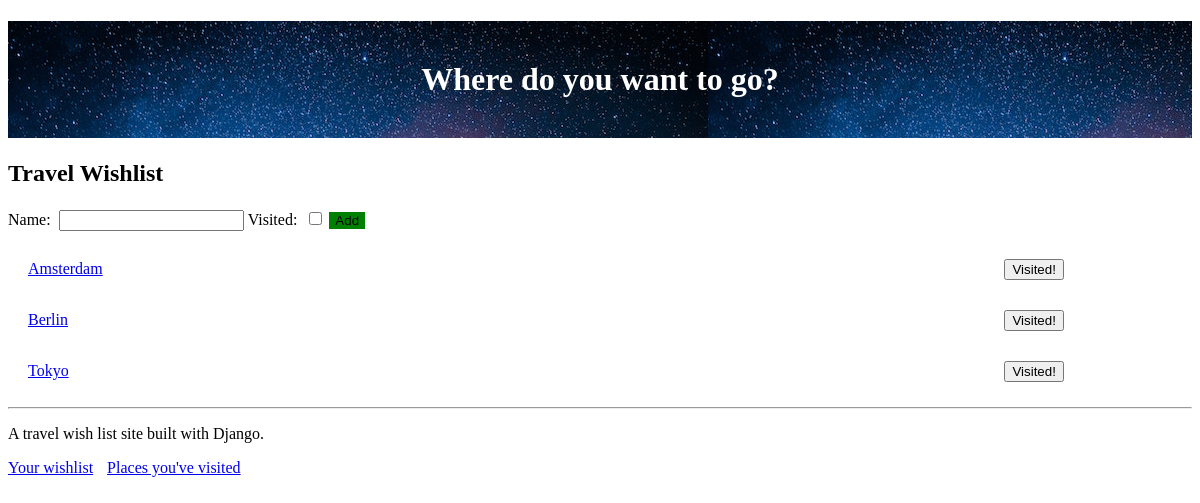
Before: / (signed in) with the older database file.
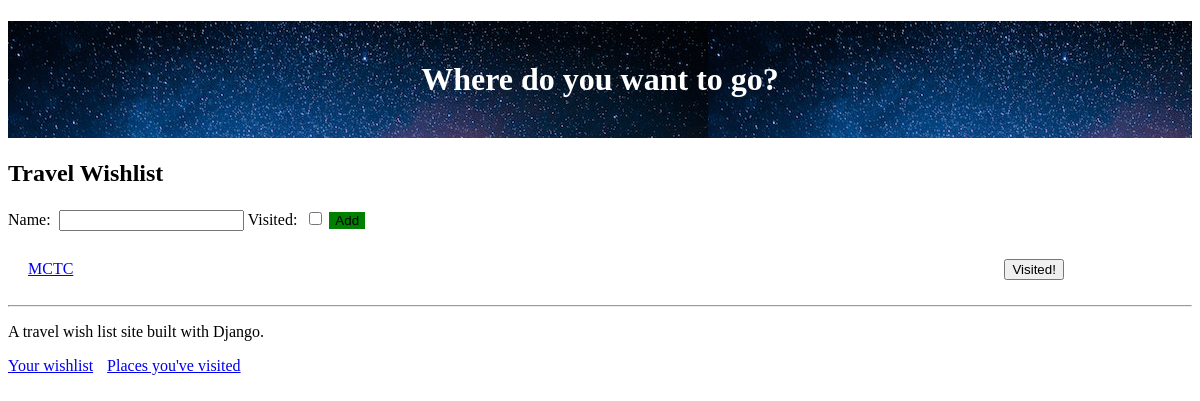
After: the same page with the newer database file.
### travel_wishlist/models.py (models this page shows, shortened)
class Place(models.Model):
    user = models.ForeignKey('auth.User', null=False, on_delete=models.CASCADE)
    name = models.CharField(max_length=200)
    visited = models.BooleanField(default=False)
    notes = models.TextField(blank=True, null=True)
    date_visited = models.DateField(blank=True, null=True)
    photo = models.ImageField(upload_to='user_images/', blank=True, null=True)

### travel_wishlist/views.py (the view, shortened to what this page needs)
# urls.py: path('', views.place_list, name='place_list'),
@login_required
def place_list(request):
    ''' If not a POST, or the form is not valid, render the page
    with the form to add a new place, and list the places'''
    places = Place.objects.filter(user=request.user).filter(visited=False).order_by('name')
    new_place_form = NewPlaceForm()
    return render(request, 'travel_wishlist/wishlist.html', {'places': places, 'new_place_form': new_place_form})

### travel_wishlist/forms.py
class NewPlaceForm(forms.ModelForm):
    class Meta:
        model = Place
        fields = ('name', 'visited')

### travel_wishlist/templates/travel_wishlist/wishlist.html (shortened to what this page needs)
{% extends 'travel_wishlist/base.html' %}
{% block content %}
<h2>Travel Wishlist</h2>
<form method="POST" action="{% url 'place_list' %}">
    {{new_place_form}}
    <button id="add-new-place" type="submit">Add</button>
</form>
{% for place in places %}
<div class="wishlist-place">
    <span id="place-name-{{ place.pk }}" class="place-name">
        <a href="{% url 'place_details' place_pk=place.pk %}"> {{ place.name }}</a>
    </span>
    <form class="visited-form" method="POST" action="{% url 'place_was_visited' place.pk %}">
        <button id="visited-button-{{ place.pk }}" type="submit">Visited!</button>
    </form>
</div>
{% empty %}
<P>You have no places in your wishlist</P>
{% endfor %}
{% endblock %}

Changed rows visible on the page:
removed Place: name "Amsterdam"
removed Place: name "Berlin"
removed Place: name "Tokyo"
added Place: name "MCTC"
